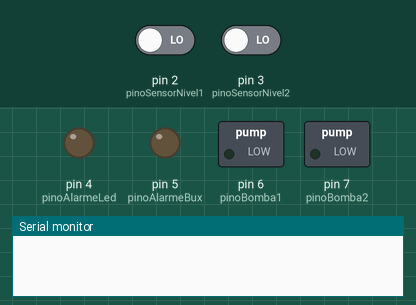
The sketch below on a simulated Arduino Uno, built with avr-gcc and run on an emulated ATmega328P. On the bench: switched loads named in the sketch (green lamp = pin HIGH), output pins drawn as LEDs (lit = HIGH), the last lines printed to the serial monitor. Dashed ring = blinking. The inputs (shaded band) are chosen by the test bench; at power-on: pin 3 (pinoSensorNivel2) LOW, pin 2 (pinoSensorNivel1) LOW.

Above: at 1.2 s.
1.3 s: pin 3 (pinoSensorNivel2) driven HIGH
At 1.55 s:
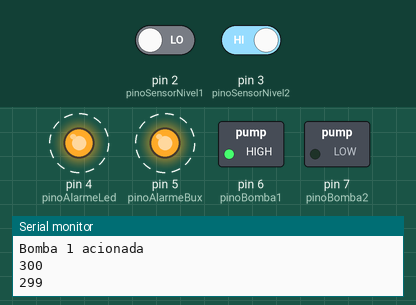
Timing chart, 0 to 10.3 s (numbered marks = the images above; inputs shaded):
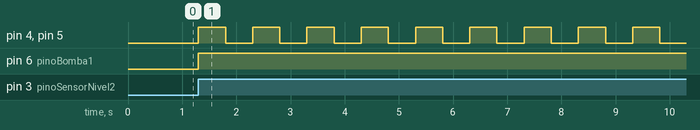

The sketch:

Controle_de_Nivel.ino
```cpp
//*************************************************************************************************/
//   Projeto    : Controle de Nivel
//   Arquivo    : Controle_de_Nivel.ino
//   Descricao  : Configuracoes e loop principal
//   Data       : 30/09/2019
//*************************************************************************************************/

//Parametros
#define TIMER_SEGUNDOS  300      //300 segundos = 5min
#define FILTRO_OFF_SEGUNDOS 3    //Filtro para ignorar ruidos causados apos o delisgamento da bomba. 0 para desabilitar.

//Entradas
#define pinoSensorNivel1 2
#define pinoSensorNivel2 3

//Saidas
#define pinoAlarmeLed 4
#define pinoAlarmeBux 5
#define pinoBomba1    6
#define pinoBomba2    7

void setup()
{
    // coloque aqui o seu codigo de configuracao para ser executado uma vez:
    Serial.begin(9600);
    pinMode(pinoSensorNivel1, INPUT);
    pinMode(pinoSensorNivel2, INPUT);

    pinMode(pinoAlarmeLed, OUTPUT);
    pinMode(pinoAlarmeBux, OUTPUT);
    pinMode(pinoBomba1, OUTPUT);
    pinMode(pinoBomba2, OUTPUT);
}

void loop()
{
    // coloque seu codigo principal aqui, para executar repetidamente:
    if(nivelBaixo() && !nivelCritico())                 //Se o nivel esta baixo, mas nao critico
    {
        ligaBomba();                                        //Liga bomba
        timer_seconds(0);                                  //Reinicia temporizador
        while(!timer_seconds(TIMER_SEGUNDOS))              //Enquanto temporizador esta rodando
        {
            verificaNivelCritico();                             //Verifica se o nivel ficou critico
        }
        desligaBomba();                                     //Desliga a bomba ao final do temporizador
    }
    verificaNivelCritico();                             //Sempre verifica o nivel critico ao final do ciclo
}

bool nivelBaixo()
{
    return(digitalRead(pinoSensorNivel1));
}

bool nivelCritico()
{
    return(digitalRead(pinoSensorNivel2));
}

void ligaBomba()    //Liga bombas de forma alternada
{
    static bool alternar = false;
    static bool blk = false;
    if(nivelCritico() && !blk)                  //Se o nivel estiver critico e o bloqueio nao estiver ativo
    {
        blk = true;                                 //Bloqueia a alternacia das bombas
    }
    digitalWrite(pinoBomba1, !alternar);        //liga ou desliga bomba1 dependendo da variavel de alternancia
    digitalWrite(pinoBomba2, alternar);         //liga ou desliga bomba2 dependendo da variavel de alternancia
    Serial.print("Bomba " );
    Serial.print(alternar + 1);
    Serial.println(" acionada");
    if(!nivelCritico() && !blk)                 //Se o nivel nao estiver critico
    {
        alternar = !alternar;                       //Inverte a bomba que sera ligada no proximo ciclo
    }
}

void desligaBomba()
{
    digitalWrite(pinoBomba1, LOW);
    digitalWrite(pinoBomba2, LOW);
    delay(FILTRO_OFF_SEGUNDOS * 1000);
    Serial.println("Bombas Desligadas");
}

void acionaAlarme()
{
    digitalWrite(pinoAlarmeLed, pulse_1s());
    digitalWrite(pinoAlarmeBux, pulse_1s());
}

void verificaNivelCritico()
{
    static bool alrm = false;
    if(nivelCritico())                              //Se o nivel estiver critico
    {
        alrm = true;                                    //Habilita alarme
        ligaBomba();                                    //Liga a bomba
        timer_seconds(0);                              //Reinicia o timer
        while(!timer_seconds(TIMER_SEGUNDOS))          //Enquanto o timer estiver rodando
        {
            acionaAlarme();                                 //Mantem o alamre acionado
        }
        desligaBomba();                                 //Desliga a bomba ao final do timer
    }
    if(alrm)                                         //Se o alarme estiver habilitado
    {
        acionaAlarme();                                 //Mantem o alarme acionado
    }
}

bool timer_seconds(unsigned long tempo)       //Temporizador de segundos
{
    static unsigned long timer = 0;
    int timeMonitor = ((timer + tempo * 1000) - millis())/1000;
    static int previousTime = 0;
    if(tempo == 0)
    {
        timer = millis();
        return(false);
    }
    if(timeMonitor != previousTime)
    {
        Serial.println(timeMonitor);
        previousTime = timeMonitor;
    }
    if(timer + tempo * 1000 < millis())
    {
        return(true);
    }
    return(false);
}

bool pulse_1s()                     //Pulso continuo de 1s
{
    static bool ret = true;
    static unsigned long timer = millis();
    if(timer + 500 < millis())
    {   if(ret) Serial.println("ALARME");
        timer = millis();
        ret   = !ret;
    }
    return(ret);
}
```

Measured:
- after the input at 1.3 s, pin 4 (pinoAlarmeLed), pin 5 (pinoAlarmeBux): alternates HIGH for 0.50 s and LOW for 0.50 s, starting at once; pin 6 (pinoBomba1): LOW → HIGH at once
